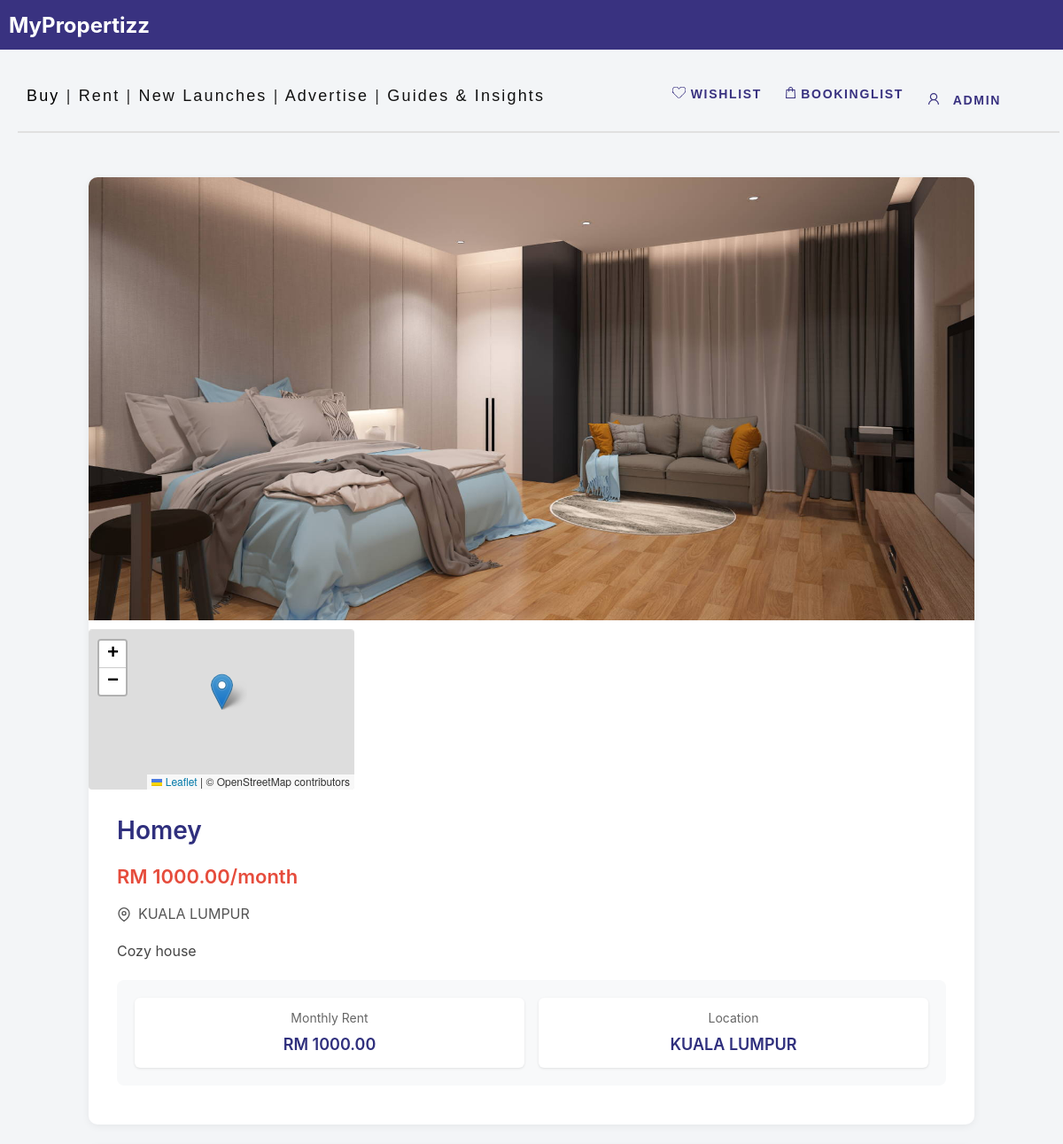
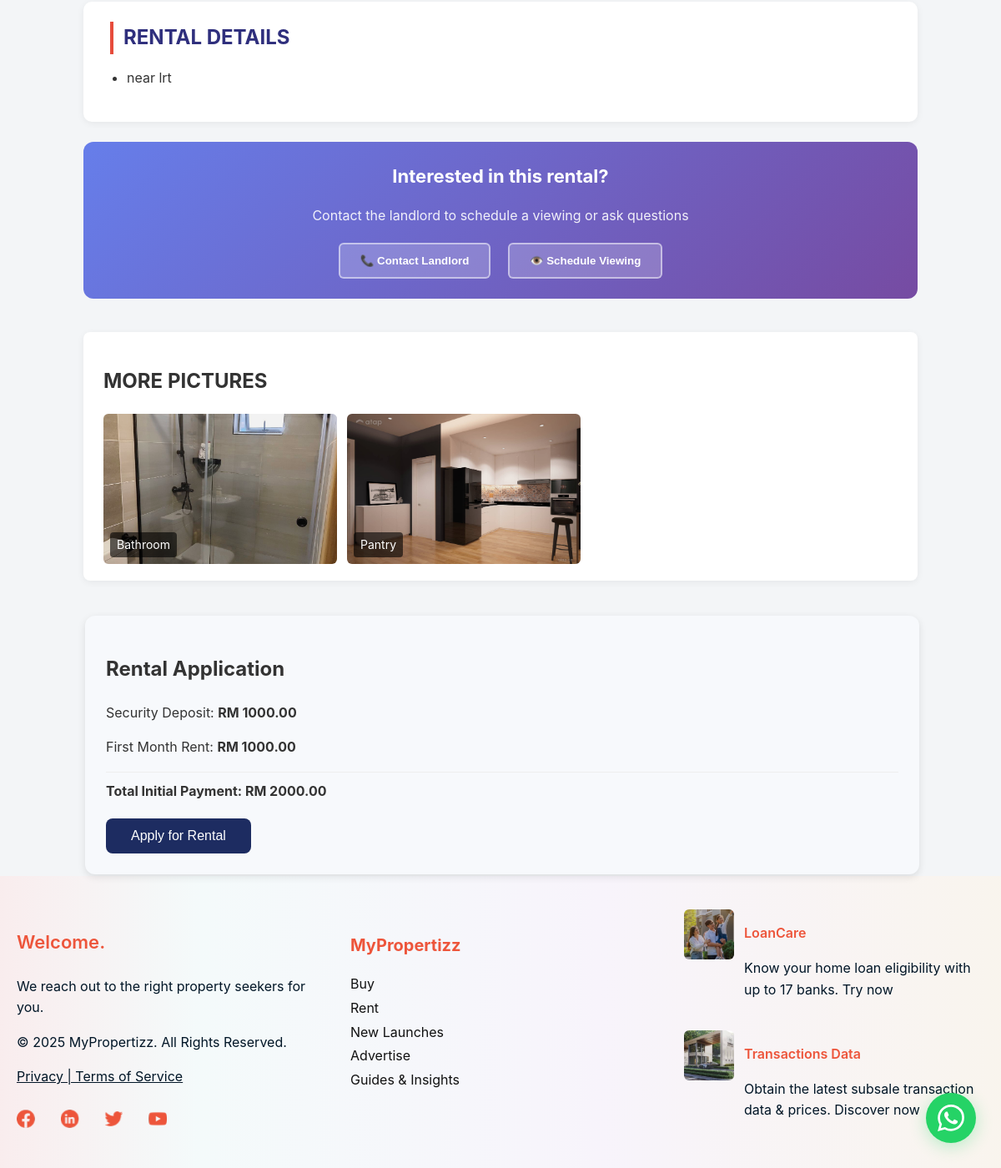
The app's page /rent/property/22/ (signed in) with its own data (2 pictures, top to bottom).
### proplistpage/models.py (models this page shows, shortened)
class Property(models.Model):
    LOCATION_CHOICES = [
        ('KUALA LUMPUR', 'Kuala Lumpur'),
        ('SELANGOR', 'Selangor'),
        ('PENANG', 'Penang'),
        ('OTHERS', 'Others'),
    ]
    PROPERTY_TYPE_CHOICES = [
        ('sale', 'For Sale'),
        ('rent', 'For Rent'),
    ]
    user = models.ForeignKey(User, on_delete=models.CASCADE)  # 🔥 Add this line
    title = models.CharField(max_length=100)
    location = models.CharField(max_length=100, choices=LOCATION_CHOICES)
    price = models.DecimalField(max_digits=10, decimal_places=2)
    description = models.TextField()
    address = models.CharField(max_length=200, blank=True)
    detail = models.TextField(blank=True)
    image = models.ImageField(upload_to='property_images/')
    type = models.CharField(max_length=10, choices=PROPERTY_TYPE_CHOICES, default='sale')
    is_booked = models.BooleanField(default=False)
    created_at = models.DateTimeField(auto_now_add=True)

class PropertyImage(models.Model):
    property = models.ForeignKey(Property, related_name='extra_images', on_delete=models.CASCADE)
    image    = models.ImageField(upload_to='property_images/details/')
    caption  = models.CharField(max_length=100, blank=True)
    created_at = models.DateTimeField(auto_now_add=True)

### rentlistpage/views.py (the view)
# urls.py: path('property/<int:property_id>/', views.rent_detail, name='rent-detail'),
def rent_detail(request, property_id):
    property_obj = get_object_or_404(Property, id=property_id, type="rent")
    context = {
        'property': property_obj,
    }
    return render(request, 'rent_detail.html', context)

### rentlistpage/templates/rent_detail.html (shortened to what this page needs)
{% load static %}
<!DOCTYPE html>
<html lang="en">
<head>
  <link rel="stylesheet" href="{% static 'css/style.css' %}">
  <link rel="stylesheet" href="{% static 'main/style.css' %}">
  <link rel="stylesheet" href="{% static 'loan_calculator/style.css' %}">
  <link rel="stylesheet" href="{% static 'css/whatsapp.css' %}">
<link rel="stylesheet" href="https://cdnjs.cloudflare.com/ajax/libs/leaflet/1.9.4/leaflet.css" />
</head>
<body>
 {% include 'header.html' %}
  <div class="detail-container">
<div class="detail-top-card">
  <div class="top-image-wrapper">
    {% if property.image %}
      <img src="{{ property.image.url }}" alt="{{ property.title }}" class="main-image">
    {% else %}
      <div style="width:100%; height:450px; background:#ddd; display:flex; align-items:center; justify-content:center; color:#666;">
        No Image Available
      </div>
    {% endif %}
    <div class="map-container">
      <div id="propertyMap"></div>
    </div>
  </div>
      <div class="top-info">
        <h1>{{ property.title }}</h1>
        <p class="price">RM {{ property.price|floatformat:2 }}/month</p>
        <div class="location">
          <svg width="16" height="16" viewBox="0 0 24 24" fill="none" stroke="currentColor" stroke-width="2">
            <path d="M21 10c0 7-9 13-9 13s-9-6-9-13a9 9 0 0 1 18 0z"></path>
            <circle cx="12" cy="10" r="3"></circle>
          </svg>
          <span>{{ property.location }}</span>
        </div>
        <p class="short-desc">{{ property.description }}</p>
        <div class="rental-highlights">
          <div class="highlight-item">
            <div class="label">Monthly Rent</div>
            <div class="value">RM {{ property.price|floatformat:2 }}</div>
          </div>
          <div class="highlight-item">
            <div class="label">Location</div>
            <div class="value">{{ property.location }}</div>
          </div>
        </div>
      </div>
    </div>
    <div class="detail-info-card">
      <h2>RENTAL DETAILS</h2>
      {% if property.detail %}
        <ul class="detail-list">
          {% for line in property.detail.splitlines %}
            {% if line %}
              <li>{{ line }}</li>
            {% endif %}
          {% endfor %}
        </ul>
      {% else %}
        <p style="color:#777;">No detailed information available.</p>
      {% endif %}
    </div>
    <div class="contact-landlord-card">
      <h3>Interested in this rental?</h3>
      <p>Contact the landlord to schedule a viewing or ask questions</p>
      <button class="contact-btn" onclick="contactLandlord()">📞 Contact Landlord</button>
      <button class="contact-btn" onclick="scheduleViewing()">👁️ Schedule Viewing</button>
    </div>
    <div class="detail-gallery-card">
      <h2>MORE PICTURES</h2>
      <div class="detail-gallery">
        {% for img in property.extra_images.all %}
          <div class="gallery-item">
            <img src="{{ img.image.url }}" alt="{{ img.caption }}">
            {% if img.caption %}
              <div class="caption">{{ img.caption }}</div>
            {% endif %}
          </div>
        {% empty %}
          <p style="color:#777;">No additional pictures available.</p>
        {% endfor %}
      </div>
    </div>
    <div class="container1 rent-container">
      <div class="card">
        <h2>Rental Application</h2>
        <p>Security Deposit: <strong>RM {{ property.price|floatformat:2 }}</strong></p>
        <p>First Month Rent: <strong>RM {{ property.price|floatformat:2 }}</strong></p>
        <p style="border-top: 1px solid #eee; padding-top: 10px; margin-top: 15px;">
          <strong>Total Initial Payment: RM {{ property.price|add:property.price|floatformat:2 }}</strong>
        </p>
        <button id="proceedBtn" class="button-reset">Apply for Rental</button>
      </div>
    </div>
    <a href="https://chat.whatsapp.com/FcEXEgY7TSTKzVll3Rjk3L"
       class="whatsapp-float"
       target="_blank"
       rel="noopener noreferrer">
    </a>
  </div>
{% include 'footer.html' %}
</body>
</html>

### main/templates/header.html (shortened to what this page needs)
{% load static %}
<link rel="stylesheet" href="{% static 'css/saved_property.css' %}">
<div class="frame-229">
  <div class="rectangle-645">
    <span style="color: white; font-size: 24px; font-weight: bold; margin: 10px; position: absolute;">MyPropertizz</span>
</div>
  <a href="{% url 'booking_list' %}" style="text-decoration:none">
    <div class="bookinglist">
      <img src="{% static 'images/vector1.svg' %}" alt="Booking Icon" />
      BookingList
    </div>
  </a>
  <div class="account">
    <img src="{% static 'images/vector2.svg' %}" alt="Account Icon" />
    {% if user.is_authenticated %}
      <div class="dropdown">
        <button class="dropbtn" onclick="toggleDropdown(event)">{{ user.username }}</button>
      </div>
    {% else %}
      <a href="{% url 'login' %}" style="margin-top:3px; display:inline-block;padding:6px 10px 15px 10px;">Account</a>
    {% endif %}
  </div>
  <a href="{% url 'saved_properties' %}" style="text-decoration:none">
    <div class="wishlist">
      <img src="{% static 'images/vector3.svg' %}" alt="Wishlist Icon" />
      Wishlist
    </div>
  </a>
  <div class="rectangle-7"></div>
  <div class="buy-rent-new-launches-transations-advertise-guies-insights-events">
    <span>
      <a href="{% url 'proplistpage:property-list' %}" style="text-decoration:none; color:#000000;">Buy</a>
      |
      <a href="{% url 'rentlistpage:rent-list' %}" style="text-decoration:none; color: #111111;">Rent</a>
      |
      <a href="{% url 'proplistpage:new-launches' %}" style="text-decoration:none; color: #111111;">New Launches</a>
      |
      <a href="{% url 'proplistpage:advertise' %}" style="text-decoration:none; color: #111111;">Advertise</a>
      |
      <a href="{% url 'proplistpage:guides-insights' %}" style="text-decoration:none; color: #111111;">Guides & Insights</a>
    </span>
  </div>
</div>

### proplistpage/static/css/style.css (style rules this page uses)
body { margin: 0; padding: 0; overflow-x: hidden; }
.frame-229 { width: 100%; height: 235px; position: absolute; left: 0px; top: 0px; }
.rectangle-645 { background: #393280; width: 100%; height: 56px; position: absolute; }
.rectangle-7 { background: #e0e0e0; width: 98%; height: 2px; position: absolute; left: 20px; top: 130px; transform-origin: 0 0; transform: rotate(0deg) scale(1, -1); }
.account { color: #393280; text-align: left; font-family: "Inter-SemiBold", sans-serif; font-size: 14px; letter-spacing: 0.12em; font-weight: 600; text-transform: uppercase; position: absolute; right: 20px; padding-top:12px; top: 85px; }
.dropdown { position: relative; display: inline-block; }
.dropbtn { background-color: transparent; border: none; cursor: pointer; color: #393280; text-align: left; font-family: "Inter-SemiBold", sans-serif; font-size: 14px; letter-spacing: 0.12em; font-weight: 600; text-transform: uppercase; padding: 10px 10px 10px 10px; }
.wishlist { color: #393280; text-align: left; font-family: "Inter-SemiBold", sans-serif; font-size: 14px; letter-spacing: 0.12em; font-weight: 600; text-transform: uppercase; position: absolute; right: 300px; top: 85px; padding: 20px 10px 20px 10px; cursor: pointer; }
.buy-rent-new-launches-transations-advertise-guies-insights-events { text-align: left; font-family: "-", sans-serif; font-size: 18px; letter-spacing: 0.12em; font-weight: 400; position: relative; top: 90px; left: 30px; }
.account { color: #393280; text-align: left; font-family: "Inter-SemiBold", sans-serif; font-size: 14px; letter-spacing: 0.12em; font-weight: 600; text-transform: uppercase; position: absolute; padding: 10px 10px 30000px 10px; z-index: 100; right: 20px; top: 100px; cursor: pointer; }
.wishlist { color: #393280; text-align: left; font-family: "Inter-SemiBold", sans-serif; font-size: 14px; letter-spacing: 0.12em; font-weight: 600; text-transform: uppercase; position: absolute; right: 300px; top: 109px; padding: 10px 10px 10px 10px; cursor: pointer; }
.rectangle-7 { background: #e0e0e0; width: 98%; height: 2px; position: absolute; left: 20px; top: 180px; transform-origin: 0 0; transform: rotate(0deg) scale(1, -1); }
.buy-rent-new-launches-transations-advertise-guies-insights-events { text-align: left; font-family: "-", sans-serif; font-size: 18px; letter-spacing: 0.12em; font-weight: 400; position: relative; top: 94px; left: 30px; }
.map-container { width: 30%; height: 180px; margin-top: 10px; border-top: 1px solid #e0e0e0; border-radius: 4px; overflow: hidden; }
#propertyMap { width: 100%; height: 100%; }

### main/static/main/style.css (style rules this page uses)
body { font-family: 'Segoe UI', Tahoma, Geneva, Verdana, sans-serif; background-color: #f4f7f9; margin: 0; padding: 0; }
.frame-229 { width: 100%; height: 235px; position: absolute; left: 0px; top: 0px; }
.rectangle-645 { background: #393280; width: 100%; height: 56px; position: absolute; }
.rectangle-7 { background: #e0e0e0; width: 98%; height: 2px; position: absolute; left: 20px; top: 150px; transform-origin: 0 0; transform: rotate(0deg) scale(1, -1); }
.account { color: #393280; text-align: left; font-family: "Inter-SemiBold", sans-serif; font-size: 14px; letter-spacing: 0.12em; font-weight: 600; text-transform: uppercase; position: absolute; right: 50px; top: 85px; padding: 10px 10px 10px 10px; z-index: 100; }
.dropdown { position: relative; display: inline-block; }
.dropbtn { background-color: transparent; border: none; cursor: pointer; color: #393280; text-align: left; font-family: "Inter-SemiBold", sans-serif; font-size: 14px; letter-spacing: 0.12em; font-weight: 600; text-transform: uppercase; padding: 10px 10px 10px 10px; }
.wishlist { color: #393280; text-align: left; font-family: "Inter-SemiBold", sans-serif; font-size: 14px; letter-spacing: 0.12em; font-weight: 600; text-transform: uppercase; position: absolute; right: 330px; top: 85px; padding: 10px 10px 30px 10px; cursor: pointer; }
.bookinglist { color: #393280; text-align: left; font-family: "Inter-SemiBold", sans-serif; font-size: 14px; letter-spacing: 0.12em; font-weight: 600; text-transform: uppercase; position: absolute; right: 170px; top: 85px; padding: 10px 10px 30px 10px; cursor: pointer; }

### records on screen
Property: image (picture), title "Homey", price "1000.00", location "KUALA LUMPUR", description "Cozy house", splitlines "near lrt", price|add "2000.00"
PropertyImage: image (picture), caption "Bathroom"
PropertyImage: image (picture), caption "Pantry"

### other values on screen
{{ user.username }} "ADMIN"
